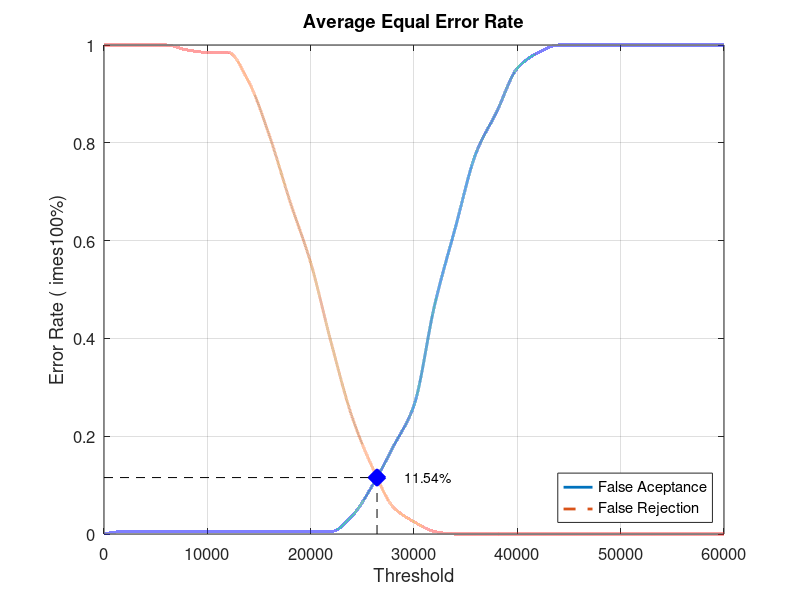
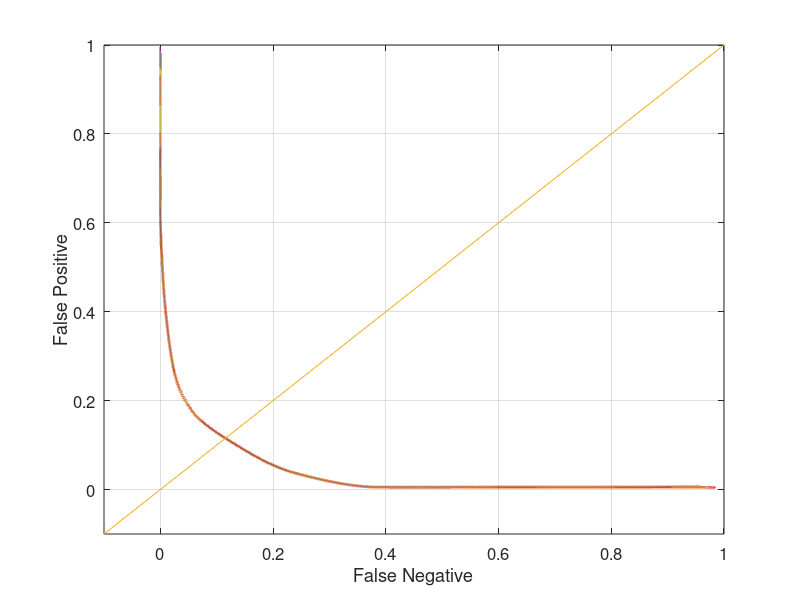

The MATLAB script that drew these images, in order:
close all;
clear;
clc;
x = 0:2000:60000;
xq = 0:0.5:60000;

y0 = [0 0.00526316 0.00526316 0.00526316 0.00526316 0.00526316 0.00526316 0.00526316 0.00526316 0.00526316 0.00526316 0.00526316 0.0368421 0.1 0.178947 0.263158 0.468421 0.626316 0.778947 0.863158 0.952632 0.984211 1 1 1 1 1 1 1 1 1]
yy0 = interp1(x, y0, xq, 'pchip');
y1 = [1 1 1 1 0.99 0.985 0.985 0.925 0.815 0.68 0.555 0.39 0.24 0.135 0.055 0.025 0.005 0 0 0 0 0 0 0 0 0 0 0 0 0 0]
yy1 = interp1(x, y1, xq, 'pchip');

% Calculating EER: 
y2 = abs(y0 - y1);
find(y2 == min(y2))
yy2 = abs(yy0 - yy1);
xEER = find(yy2 == min(yy2));
xEERIndex = xq(xEER) % X-axis EER
yEER = yy0(xEER) % Y-axis EER

main = figure
plot(xq, yy0,'-','LineWidth', 2);	hold on
plot(xq, yy1,'--','LineWidth', 2);	hold on
plot([xEERIndex xEERIndex], [0 yEER], 'k--');	hold on
plot([0 xEERIndex], [yEER yEER], 'k--');	hold on
plot(xEERIndex, yEER, 'bx', 'LineWidth', 10);	hold on
text(xEERIndex + 10 * xEERIndex / 100, yEER, [num2str(round((10000 * yEER)) / 100) '%'])
legend('False Aceptance', 'False Rejection', 'Location', 'SouthEast')
xlabel('Threshold')
ylabel('Error Rate (	imes100%)')
title('Average Equal Error Rate')
set(gca, 'FontSize', 12)
axis([0 60000 0 1])
grid on

print(main, 'Database2_4Main', '-dpng');
FNRxFPR = figure('Color', [1 1 1]);
plot(yy1, yy0, '-', yy1, yy0, 'LineWidth', 2);
hold on
y = -0.1:0.1:1
plot(y, y); 
set(gca, 'FontSize', 12)
xlabel('False Negative')
ylabel('False Positive')
axis([-0.1 1 -0.1 1])
set(gca, 'FontSize', 12)
grid on

print(FNRxFPR, 'Database2_4FNRxFPR','-dpng');
